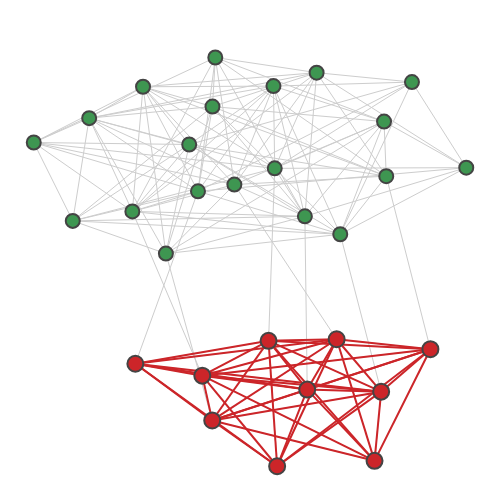

Notebook code cell kept with this figure:
### Code cell
sub = list(range(20, 30))
f = plot.graph(pl_graph, sub)

f.show()

### Figure 1 — Plotly figure (JSON) as saved in the notebook; plotly's stock layout.template omitted (floating-point values rounded to 4 significant figures; data arrays with more than 128 entries replaced by an {"elided": "..."} marker saying what was removed)
{"data": [{"hoverinfo": "none", "line": {"color": "#CDCDCD", "width": 1}, "mode": "lines", "type": "scatter", "x": {"elided": "456 float values"}, "y": {"elided": "456 float values"}}, {"hoverinfo": "none", "line": {"color": "#cc2529", "width": 2}, "mode": "lines", "type": "scatter", "x": [-0.3957, -0.1815, null, -0.3957, 0.0306, null, -0.3957, -0.1497, null, -0.3957, 0.1543, null, -0.3957, 0.2484, null, -0.3957, 0.3909, null, -0.3957, 0.05803, null, -0.1815, 0.0306, null, -0.1815, 0.3697, null, -0.1815, -0.1497, null, -0.1815, 0.1543, null, -0.1815, 0.2484, null, -0.1815, 0.3909, null, -0.1815, 0.5486, null, -0.1815, 0.05803, null, 0.0306, 0.3697, null, 0.0306, -0.1497, null, 0.0306, 0.1543, null, 0.0306, 0.2484, null, 0.0306, 0.3909, null, 0.0306, 0.5486, null, 0.0306, 0.05803, null, 0.3697, -0.1497, null, 0.3697, 0.1543, null, 0.3697, 0.2484, null, 0.3697, 0.3909, null, 0.3697, 0.5486, null, -0.1497, 0.1543, null, -0.1497, 0.2484, null, -0.1497, 0.3909, null, -0.1497, 0.5486, null, -0.1497, 0.05803, null, 0.1543, 0.2484, null, 0.1543, 0.3909, null, 0.1543, 0.5486, null, 0.1543, 0.05803, null, 0.2484, 0.3909, null, 0.2484, 0.5486, null, 0.2484, 0.05803, null, 0.3909, 0.5486, null, 0.3909, 0.05803, null, 0.5486, 0.05803, null], "y": [-0.5636, -0.6144, null, -0.5636, -0.4661, null, -0.5636, -0.8051, null, -0.5636, -0.6737, null, -0.5636, -0.4593, null, -0.5636, -0.6824, null, -0.5636, -1.0, null, -0.6144, -0.4661, null, -0.6144, -0.9769, null, -0.6144, -0.8051, null, -0.6144, -0.6737, null, -0.6144, -0.4593, null, -0.6144, -0.6824, null, -0.6144, -0.5017, null, -0.6144, -1.0, null, -0.4661, -0.9769, null, -0.4661, -0.8051, null, -0.4661, -0.6737, null, -0.4661, -0.4593, null, -0.4661, -0.6824, null, -0.4661, -0.5017, null, -0.4661, -1.0, null, -0.9769, -0.8051, null, -0.9769, -0.6737, null, -0.9769, -0.4593, null, -0.9769, -0.6824, null, -0.9769, -0.5017, null, -0.8051, -0.6737, null, -0.8051, -0.4593, null, -0.8051, -0.6824, null, -0.8051, -0.5017, null, -0.8051, -1.0, null, -0.6737, -0.4593, null, -0.6737, -0.6824, null, -0.6737, -0.5017, null, -0.6737, -1.0, null, -0.4593, -0.6824, null, -0.4593, -0.5017, null, -0.4593, -1.0, null, -0.6824, -0.5017, null, -0.6824, -1.0, null, -0.5017, -1.0, null]}, {"hoverinfo": "text", "marker": {"color": "#3e9651", "line": {"width": 2}, "size": 14}, "mode": "markers", "text": ["0", "1", "2", "3", "4", "5", "6", "7", "8", "9", "10", "11", "12", "13", "14", "15", "16", "17", "18", "19", "20", "21", "22", "23", "24", "25", "26", "27", "28", "29"], "type": "scatter", "x": [-0.1953, 0.4072, 0.1844, 0.05031, 0.4895, -0.1399, -0.5435, 0.4001, 0.04624, -0.7209, -0.3712, 0.26, -0.2234, -0.5961, -0.07885, -0.2979, -0.149, -0.4053, 0.1468, 0.6632, -0.3957, -0.1815, 0.0306, 0.3697, -0.1497, 0.1543, 0.2484, 0.3909, 0.5486, 0.05803], "y": [0.1704, 0.235, 0.6755, 0.2682, 0.6356, 0.7401, 0.482, 0.4673, 0.6183, 0.3781, 0.6155, -0.01235, 0.3696, 0.04455, 0.1991, -0.09472, 0.5312, 0.08489, 0.06405, 0.2711, -0.5636, -0.6144, -0.4661, -0.9769, -0.8051, -0.6737, -0.4593, -0.6824, -0.5017, -1.0]}, {"hoverinfo": "text", "marker": {"color": "#cc2529", "line": {"width": 2}, "size": 16}, "mode": "markers", "text": ["20", "21", "22", "23", "24", "25", "26", "27", "28", "29"], "type": "scatter", "x": [-0.3957, -0.1815, 0.0306, 0.3697, -0.1497, 0.1543, 0.2484, 0.3909, 0.5486, 0.05803], "y": [-0.5636, -0.6144, -0.4661, -0.9769, -0.8051, -0.6737, -0.4593, -0.6824, -0.5017, -1.0]}], "layout": {"height": 500, "hovermode": "closest", "margin": {"b": 0, "l": 0, "r": 0, "t": 25}, "plot_bgcolor": "#ffffff", "showlegend": false, "width": 500, "xaxis": {"showgrid": false, "showticklabels": false, "zeroline": false}, "yaxis": {"showgrid": false, "showticklabels": false, "zeroline": false}}}
